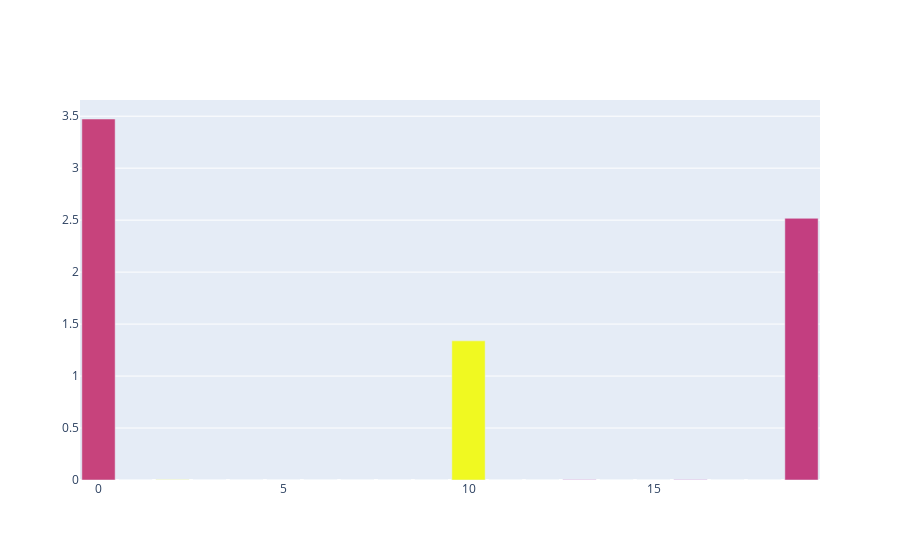

The notebook cell this image was saved under:
### Code cell
# for p in model2.parameters():
#     print(p.shape)
W_norm = W / (1e-5 + torch.linalg.norm(W, 2, dim=-1, keepdim=True))
interference = torch.einsum('fh,gh->fg', W_norm, W)
interference[torch.arange(20), torch.arange(20)] = 0
polysemanticity = torch.linalg.norm(interference, dim=-1).cpu()

norms = torch.linalg.norm(W, 2, dim=-1).cpu()

WtW = torch.einsum('ih,oh->io', W, W).cpu()
print(polysemanticity.shape)
print(norms)

x = torch.arange(20)
width = 0.9
fig = go.Figure(go.Bar(x=x.detach().numpy(), 
        y=norms.detach().numpy(),
        marker=dict(
            color=polysemanticity.detach().numpy(),
            cmin=0,
            cmax=1
        ),
        width=width,
        ))
fig.show()

# fig = make_subplots(rows=len([1]),
#                       cols=2,
#                       shared_xaxes=True,
#                       vertical_spacing=0.02,
#                       horizontal_spacing=0.1)
# fig.add_trace(
#         go.Bar(x=x.detach().numpy(), 
#               y=norms.detach().numpy(),
#               marker=dict(
#                   color=polysemanticity.detach().numpy(),
#                   cmin=0,
#                   cmax=1
#               ),
#               width=width,
#         ),
#         row=1, col=1
#     )
# data = WtW.detach().numpy()
# fig = go.Figure(go.Image(
#             z=plt.cm.coolwarm((1 + data)/2, bytes=True),
#             colormodel='rgba256',
#             customdata=data,
#             hovertemplate='''\
# In: %{x}<br>
# Out: %{y}<br>
# Weight: %{customdata:0.2f}
# '''            
#     ))
# fig.show()
# fig.add_trace(
#         go.Image(
#             z=plt.cm.coolwarm((1 + data)/2, bytes=True),
#             colormodel='rgba256',
#             customdata=data,
#             hovertemplate='''\
# In: %{x}<br>
# Out: %{y}<br>
# Weight: %{customdata:0.2f}
# '''            
#     ),
#     # row=1+row, col=2
# )

# fig.add_vline(
# x=(x[20-1]+x[20-1])/2, 
# line=dict(width=0.5),
# col=1,
# )

# # fig.update_traces(marker_size=1)
# fig.update_layout(showlegend=False, 
#                 width=600,
#                 height=100,
#                 margin=dict(t=0, b=0))
# fig.update_xaxes(visible=False)
# fig.update_yaxes(visible=False)

# # fig.update_layout()

### Figure 1 — Plotly figure (JSON) as saved in the notebook; plotly's stock layout.template omitted (floating-point values rounded to 4 significant figures)
{"data": [{"marker": {"cmax": 1, "cmin": 0, "color": [0.486, 1.25, 1.091, 1.012, 0.884, 0.7601, 1.444, 1.556, 1.206, 1.507, 1.313, 0.9523, 0.6684, 0.3599, 0.4559, 0.7795, 0.3298, 0.9923, 1.462, 0.4688]}, "type": "bar", "width": 0.9, "x": [0, 1, 2, 3, 4, 5, 6, 7, 8, 9, 10, 11, 12, 13, 14, 15, 16, 17, 18, 19], "y": [3.473, 0.001134, 0.001348, 0.0008337, 0.000983, 0.0009235, 0.001182, 0.0009505, 0.0008949, 0.0009898, 1.339, 0.001121, 0.0009692, 0.001231, 0.001066, 0.001006, 0.001335, 0.001057, 0.001172, 2.518]}], "layout": {}}
